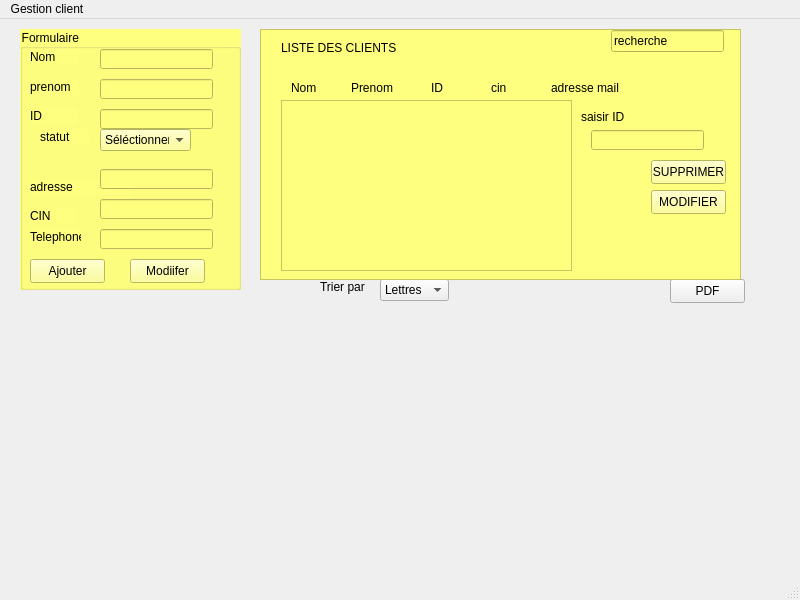
<?xml version="1.0" encoding="UTF-8"?>
<ui version="4.0">
 <class>MainWindow</class>
 <widget class="QMainWindow" name="MainWindow">
  <property name="geometry">
   <rect>
    <x>0</x>
    <y>0</y>
    <width>800</width>
    <height>600</height>
   </rect>
  </property>
  <property name="windowTitle">
   <string>MainWindow</string>
  </property>
  <widget class="QWidget" name="centralwidget">
   <widget class="QGroupBox" name="groupBox">
    <property name="geometry">
     <rect>
      <x>20</x>
      <y>10</y>
      <width>221</width>
      <height>261</height>
     </rect>
    </property>
    <property name="styleSheet">
     <string notr="true">background-color: rgb(255, 255, 127);</string>
    </property>
    <property name="title">
     <string>Formulaire </string>
    </property>
    <widget class="QLabel" name="nom">
     <property name="geometry">
      <rect>
       <x>10</x>
       <y>20</y>
       <width>49</width>
       <height>16</height>
      </rect>
     </property>
     <property name="text">
      <string>Nom </string>
     </property>
    </widget>
    <widget class="QPushButton" name="Ajouter">
     <property name="geometry">
      <rect>
       <x>10</x>
       <y>230</y>
       <width>75</width>
       <height>24</height>
      </rect>
     </property>
     <property name="text">
      <string>Ajouter</string>
     </property>
    </widget>
    <widget class="QPushButton" name="Modifier">
     <property name="geometry">
      <rect>
       <x>110</x>
       <y>230</y>
       <width>75</width>
       <height>24</height>
      </rect>
     </property>
     <property name="text">
      <string>Modiifer</string>
     </property>
    </widget>
    <widget class="QLabel" name="prenom">
     <property name="geometry">
      <rect>
       <x>10</x>
       <y>50</y>
       <width>49</width>
       <height>16</height>
      </rect>
     </property>
     <property name="text">
      <string>prenom</string>
     </property>
    </widget>
    <widget class="QLabel" name="statut">
     <property name="geometry">
      <rect>
       <x>20</x>
       <y>100</y>
       <width>49</width>
       <height>16</height>
      </rect>
     </property>
     <property name="text">
      <string>statut</string>
     </property>
    </widget>
    <widget class="QLabel" name="adresse">
     <property name="geometry">
      <rect>
       <x>10</x>
       <y>150</y>
       <width>101</width>
       <height>16</height>
      </rect>
     </property>
     <property name="text">
      <string>adresse </string>
     </property>
    </widget>
    <widget class="QComboBox" name="Statut">
     <property name="geometry">
      <rect>
       <x>80</x>
       <y>100</y>
       <width>91</width>
       <height>22</height>
      </rect>
     </property>
     <item>
      <property name="text">
       <string>Séléctionner</string>
      </property>
     </item>
     <item>
      <property name="text">
       <string>Sous Société</string>
      </property>
     </item>
     <item>
      <property name="text">
       <string>Single</string>
      </property>
     </item>
    </widget>
    <widget class="QLineEdit" name="nom_2">
     <property name="geometry">
      <rect>
       <x>80</x>
       <y>20</y>
       <width>113</width>
       <height>20</height>
      </rect>
     </property>
    </widget>
    <widget class="QLineEdit" name="prenom_2">
     <property name="geometry">
      <rect>
       <x>80</x>
       <y>50</y>
       <width>113</width>
       <height>20</height>
      </rect>
     </property>
    </widget>
    <widget class="QLineEdit" name="adresse_2">
     <property name="geometry">
      <rect>
       <x>80</x>
       <y>140</y>
       <width>113</width>
       <height>20</height>
      </rect>
     </property>
    </widget>
    <widget class="QLabel" name="label_13">
     <property name="geometry">
      <rect>
       <x>10</x>
       <y>180</y>
       <width>47</width>
       <height>14</height>
      </rect>
     </property>
     <property name="text">
      <string>CIN</string>
     </property>
    </widget>
    <widget class="QLabel" name="label_14">
     <property name="geometry">
      <rect>
       <x>10</x>
       <y>200</y>
       <width>51</width>
       <height>16</height>
      </rect>
     </property>
     <property name="text">
      <string>Telephone</string>
     </property>
    </widget>
    <widget class="QLineEdit" name="num_tel">
     <property name="geometry">
      <rect>
       <x>80</x>
       <y>200</y>
       <width>113</width>
       <height>20</height>
      </rect>
     </property>
    </widget>
    <widget class="QLineEdit" name="CIN">
     <property name="geometry">
      <rect>
       <x>80</x>
       <y>170</y>
       <width>113</width>
       <height>20</height>
      </rect>
     </property>
    </widget>
    <widget class="QLabel" name="ID">
     <property name="geometry">
      <rect>
       <x>10</x>
       <y>80</y>
       <width>47</width>
       <height>14</height>
      </rect>
     </property>
     <property name="text">
      <string>ID</string>
     </property>
    </widget>
    <widget class="QLineEdit" name="ID_2">
     <property name="geometry">
      <rect>
       <x>80</x>
       <y>80</y>
       <width>113</width>
       <height>20</height>
      </rect>
     </property>
    </widget>
   </widget>
   <widget class="QLabel" name="label_6">
    <property name="geometry">
     <rect>
      <x>320</x>
      <y>260</y>
      <width>49</width>
      <height>16</height>
     </rect>
    </property>
    <property name="text">
     <string>Trier par </string>
    </property>
   </widget>
   <widget class="QComboBox" name="TRI">
    <property name="geometry">
     <rect>
      <x>380</x>
      <y>260</y>
      <width>69</width>
      <height>22</height>
     </rect>
    </property>
    <item>
     <property name="text">
      <string>Lettres</string>
     </property>
    </item>
    <item>
     <property name="text">
      <string>Nouvel élément</string>
     </property>
    </item>
   </widget>
   <widget class="QPushButton" name="PDF">
    <property name="geometry">
     <rect>
      <x>670</x>
      <y>260</y>
      <width>75</width>
      <height>24</height>
     </rect>
    </property>
    <property name="text">
     <string>PDF</string>
    </property>
   </widget>
   <widget class="QScrollArea" name="scrollArea">
    <property name="geometry">
     <rect>
      <x>260</x>
      <y>10</y>
      <width>481</width>
      <height>251</height>
     </rect>
    </property>
    <property name="styleSheet">
     <string notr="true">background-color: rgb(255, 255, 127);</string>
    </property>
    <property name="widgetResizable">
     <bool>true</bool>
    </property>
    <widget class="QWidget" name="scrollAreaWidgetContents">
     <property name="geometry">
      <rect>
       <x>0</x>
       <y>0</y>
       <width>479</width>
       <height>249</height>
      </rect>
     </property>
     <widget class="QLabel" name="label_7">
      <property name="geometry">
       <rect>
        <x>30</x>
        <y>50</y>
        <width>49</width>
        <height>16</height>
       </rect>
      </property>
      <property name="text">
       <string>Nom</string>
      </property>
     </widget>
     <widget class="QLabel" name="label_8">
      <property name="geometry">
       <rect>
        <x>90</x>
        <y>50</y>
        <width>49</width>
        <height>16</height>
       </rect>
      </property>
      <property name="text">
       <string>Prenom</string>
      </property>
     </widget>
     <widget class="QLabel" name="label_11">
      <property name="geometry">
       <rect>
        <x>170</x>
        <y>50</y>
        <width>49</width>
        <height>16</height>
       </rect>
      </property>
      <property name="text">
       <string>ID</string>
      </property>
     </widget>
     <widget class="QLabel" name="label_9">
      <property name="geometry">
       <rect>
        <x>230</x>
        <y>50</y>
        <width>49</width>
        <height>16</height>
       </rect>
      </property>
      <property name="text">
       <string>cin</string>
      </property>
     </widget>
     <widget class="QLabel" name="label_10">
      <property name="geometry">
       <rect>
        <x>290</x>
        <y>50</y>
        <width>81</width>
        <height>16</height>
       </rect>
      </property>
      <property name="text">
       <string>adresse mail</string>
      </property>
     </widget>
     <widget class="QPushButton" name="Supprimer">
      <property name="geometry">
       <rect>
        <x>390</x>
        <y>130</y>
        <width>75</width>
        <height>24</height>
       </rect>
      </property>
      <property name="text">
       <string>SUPPRIMER</string>
      </property>
     </widget>
     <widget class="QLineEdit" name="Recherche">
      <property name="geometry">
       <rect>
        <x>350</x>
        <y>0</y>
        <width>113</width>
        <height>22</height>
       </rect>
      </property>
      <property name="text">
       <string>recherche</string>
      </property>
     </widget>
     <widget class="QLabel" name="label_12">
      <property name="geometry">
       <rect>
        <x>20</x>
        <y>10</y>
        <width>171</width>
        <height>16</height>
       </rect>
      </property>
      <property name="text">
       <string>LISTE DES CLIENTS</string>
      </property>
     </widget>
     <widget class="QPushButton" name="Modifier_2">
      <property name="geometry">
       <rect>
        <x>390</x>
        <y>160</y>
        <width>75</width>
        <height>24</height>
       </rect>
      </property>
      <property name="text">
       <string>MODIFIER</string>
      </property>
     </widget>
     <widget class="QTableView" name="tab_clients">
      <property name="geometry">
       <rect>
        <x>20</x>
        <y>70</y>
        <width>291</width>
        <height>171</height>
       </rect>
      </property>
     </widget>
     <widget class="QLabel" name="label">
      <property name="geometry">
       <rect>
        <x>320</x>
        <y>80</y>
        <width>47</width>
        <height>14</height>
       </rect>
      </property>
      <property name="text">
       <string>saisir ID</string>
      </property>
     </widget>
     <widget class="QLineEdit" name="ID_supp">
      <property name="geometry">
       <rect>
        <x>330</x>
        <y>100</y>
        <width>113</width>
        <height>20</height>
       </rect>
      </property>
     </widget>
    </widget>
   </widget>
  </widget>
  <widget class="QMenuBar" name="menubar">
   <property name="geometry">
    <rect>
     <x>0</x>
     <y>0</y>
     <width>800</width>
     <height>22</height>
    </rect>
   </property>
   <widget class="QMenu" name="menugg">
    <property name="title">
     <string>Gestion client</string>
    </property>
   </widget>
   <addaction name="menugg"/>
  </widget>
  <widget class="QStatusBar" name="statusbar"/>
  <action name="actionGestion_client">
   <property name="text">
    <string>Gestion client</string>
   </property>
  </action>
 </widget>
 <resources/>
 <connections/>
</ui>
